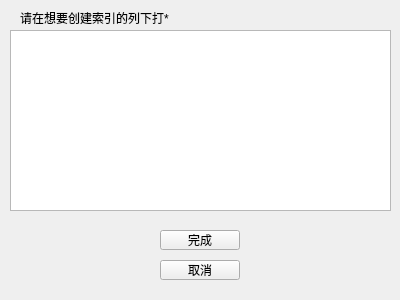
<?xml version="1.0" encoding="UTF-8"?>
<ui version="4.0">
 <class>createindex</class>
 <widget class="QMainWindow" name="createindex">
  <property name="geometry">
   <rect>
    <x>0</x>
    <y>0</y>
    <width>400</width>
    <height>300</height>
   </rect>
  </property>
  <property name="minimumSize">
   <size>
    <width>400</width>
    <height>300</height>
   </size>
  </property>
  <property name="maximumSize">
   <size>
    <width>400</width>
    <height>300</height>
   </size>
  </property>
  <property name="windowTitle">
   <string>MainWindow</string>
  </property>
  <widget class="QWidget" name="centralwidget">
   <widget class="QPushButton" name="btn_cancel">
    <property name="geometry">
     <rect>
      <x>160</x>
      <y>260</y>
      <width>80</width>
      <height>20</height>
     </rect>
    </property>
    <property name="text">
     <string>取消</string>
    </property>
   </widget>
   <widget class="QTableView" name="tableView">
    <property name="geometry">
     <rect>
      <x>10</x>
      <y>30</y>
      <width>381</width>
      <height>181</height>
     </rect>
    </property>
   </widget>
   <widget class="QPushButton" name="btn_finish">
    <property name="geometry">
     <rect>
      <x>160</x>
      <y>230</y>
      <width>80</width>
      <height>20</height>
     </rect>
    </property>
    <property name="text">
     <string>完成</string>
    </property>
   </widget>
   <widget class="QLabel" name="label">
    <property name="geometry">
     <rect>
      <x>20</x>
      <y>10</y>
      <width>291</width>
      <height>16</height>
     </rect>
    </property>
    <property name="text">
     <string>请在想要创建索引的列下打*</string>
    </property>
   </widget>
  </widget>
 </widget>
 <resources/>
 <connections/>
</ui>
